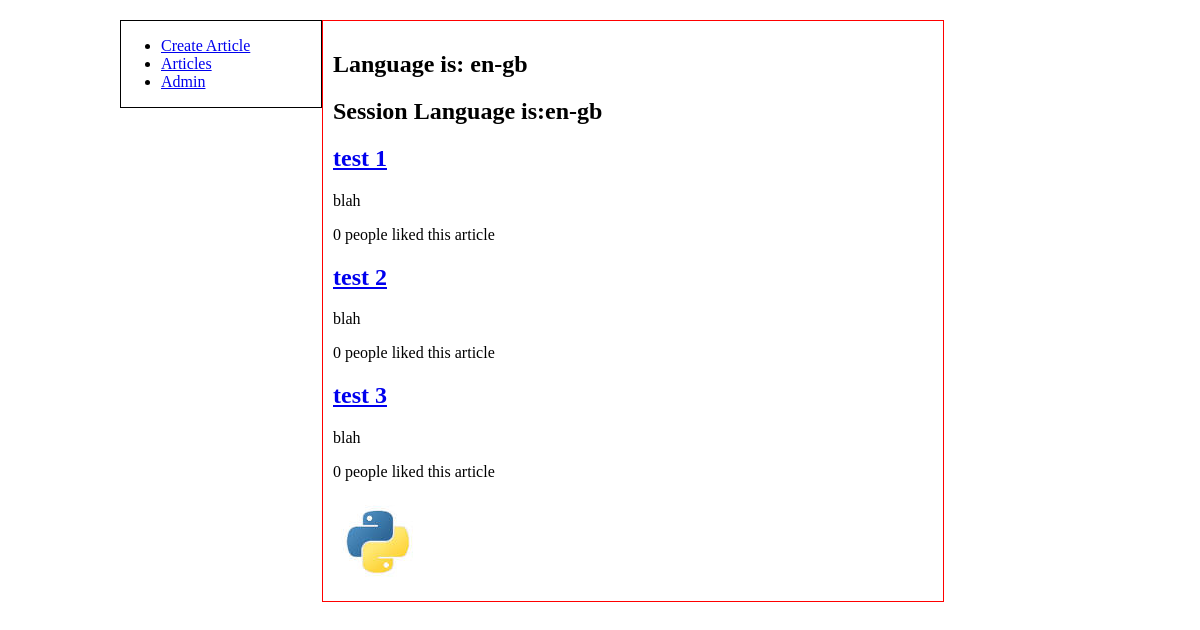
Before: /articles/all/ with the older database file.
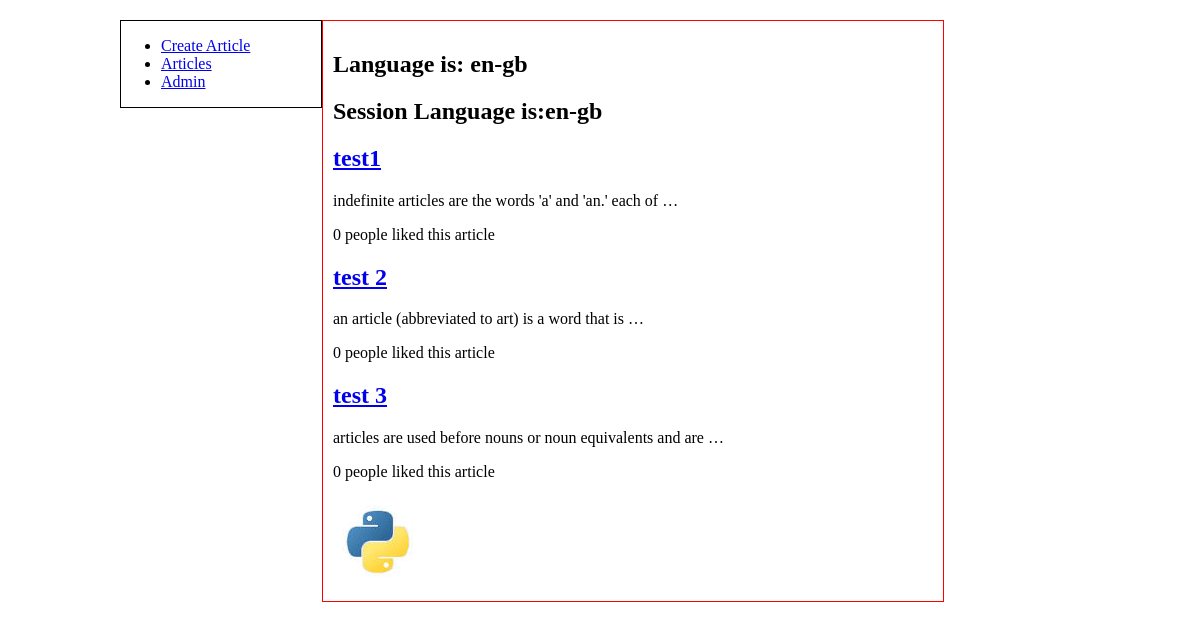
After: the same page with the newer database file.
### article/models.py (models this page shows, shortened)
class Article(models.Model):
	title = models.CharField(max_length=200)
	body  = models.TextField()
	pub_date = models.DateTimeField('date published')
	likes = models.IntegerField(default=0)

### article/views.py (the view)
# urls.py: url(r'^articles/all/$',articles,name='articles'),
def articles(request):
	language ="en-gb"
	session_language ='en-gb'
	if 'lang' in request.COOKIES:
		language =request.COOKIES['lang']
	if 'lang' in request.session:
		session_language =request.session['lang']
	return render_to_response('articles.html',{'articles':Article.objects.all(),'language':language,'session_language':session_language})

### article/templates/articles.html
{% extends "base.html" %}
{% block sidebar %}
<ul>
	<li><a href="/articles/create">Create Article</a></li>
	<li><a href="/articles/all">Articles</a></li>
	<li><a href="/admin/">Admin</a></li>
{% endblock %}
{% block content %}
<h2> Language is: {{ language }}</h2>
<h2>Session Language is:{{ session_language}}</h2>
{% if articles.count > 0 %}
{% for article in articles %}
<div>
<h2><a href="/article/get/{{ article.id }}/">{{ article.title }}</a></h2>
<p>{{ article.body|lower|truncatewords:"10"}}</p>
<p>{{article.likes}} people liked this article</a></p>
</div>
{% endfor %}
{% else %}
<p>None to show!</p>
{% endif %}
{% endblock %}

Changed rows visible on the page:
changed Article: title "test 1" → "test1"; body "blah" → "indefinite articles are the words 'a' and 'an.' each of …"
changed Article "test 2": body "blah" → "an article (abbreviated to art) is a word that is …"
changed Article "test 3": body "blah" → "articles are used before nouns or noun equivalents and are …"
